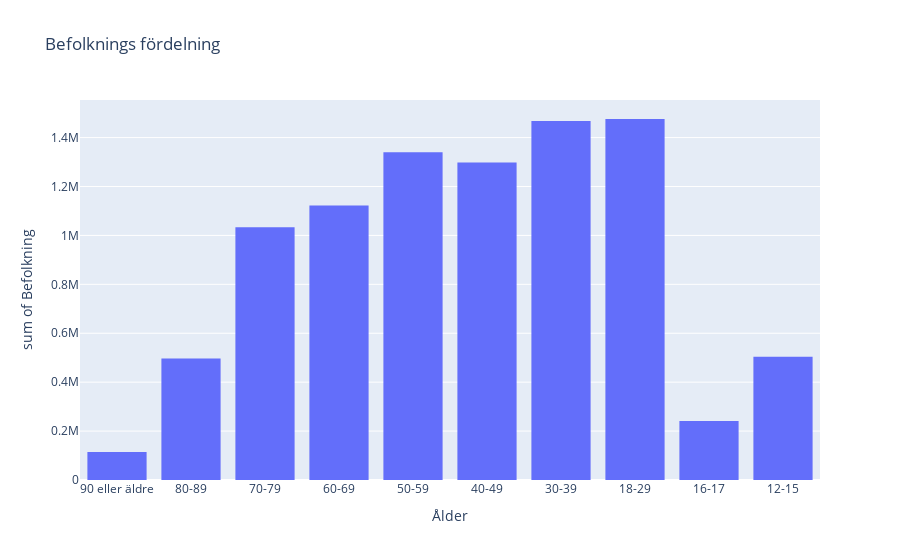

The code cell stored with this chart in its notebook:
### Markdown cell above
## E) 
Rita ett diagram som visar på åldersfördelningen av Sveriges befolkning.

### Code cell
fig = px.histogram(  ## histogram instead of barplot to mash all the data into graph instead of lines
    df_vaccin_data,
    x='Ålder',
    y='Befolkning',
    title="Befolknings fördelning",
)
fig.write_html("Visualiseringar/folk_fordelning.html")
fig.show()

### Figure 1 — Plotly figure (JSON) as saved in the notebook; plotly's stock layout.template omitted (floating-point values rounded to 4 significant figures; data arrays with more than 128 entries replaced by an {"elided": "..."} marker saying what was removed)
{"data": [{"alignmentgroup": "True", "bingroup": "x", "histfunc": "sum", "hovertemplate": "Ålder=%{x}<br>sum of Befolkning=%{y}<extra></extra>", "legendgroup": "", "marker": {"color": "#636efa", "pattern": {"shape": ""}}, "name": "", "offsetgroup": "", "orientation": "v", "showlegend": false, "type": "histogram", "x": {"elided": "2900 str values"}, "xaxis": "x", "y": {"elided": "2900 int values"}, "yaxis": "y"}], "layout": {"barmode": "relative", "legend": {"tracegroupgap": 0}, "title": {"text": "Befolknings fördelning"}, "xaxis": {"anchor": "y", "domain": [0, 1], "title": {"text": "Ålder"}}, "yaxis": {"anchor": "x", "domain": [0, 1], "title": {"text": "sum of Befolkning"}}}}
